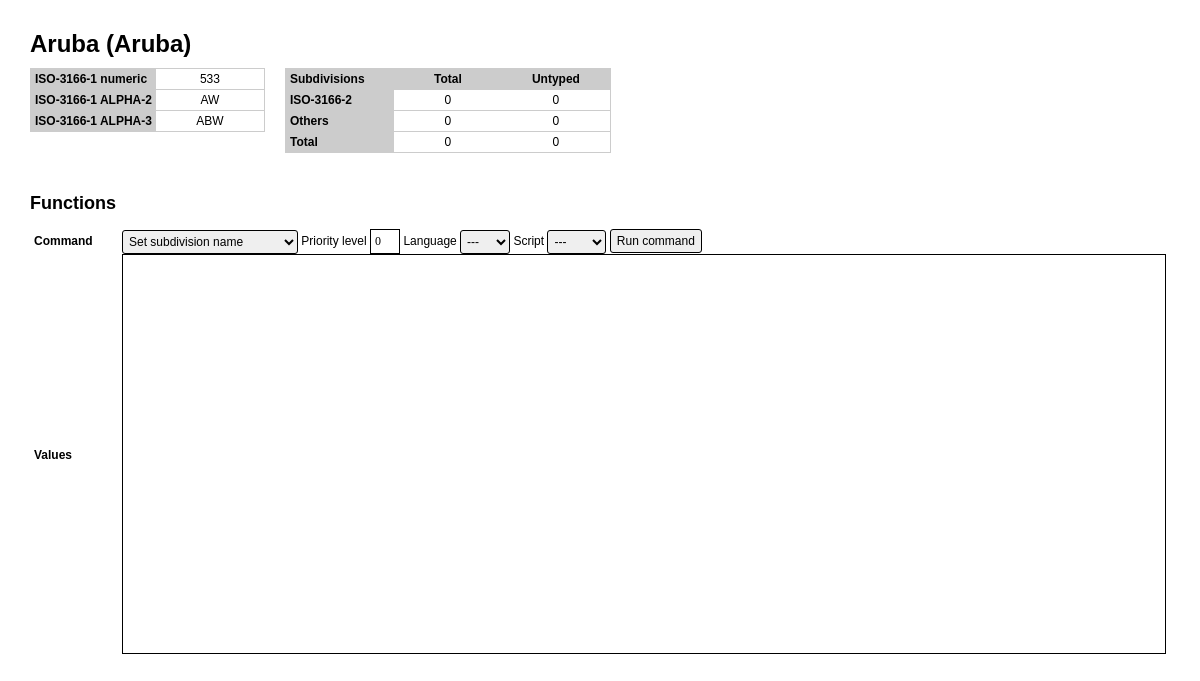
Page /subdivision.php?country=533&extended=1 on the committed database.
### tables this page shows
CREATE TABLE `countries` (
  `country_alpha_2` varchar(2) NOT NULL COMMENT 'ISO-3166-1 ALPHA-2 county code',
  `country_alpha_3` varchar(3) NOT NULL COMMENT 'ISO-3166-1 ALPHA-3 country code',
  `country_numeric` int(11) NOT NULL COMMENT 'ISO-3166-1 numerical country code',
  `territory_numeric` varchar(3) NOT NULL COMMENT 'UN M.49 numeric territory code',
  `fips` varchar(2) DEFAULT NULL COMMENT 'FIPS 10-4 country code',
  `name_local` tinytext NOT NULL COMMENT 'Country name in the mostly spoken local language',
  `name_english` tinytext NOT NULL COMMENT 'English country name',
  `capital` tinytext COMMENT 'Capital',
  `area` int(11) NOT NULL COMMENT 'Area in square kilometers',
  `population` int(11) NOT NULL COMMENT 'Population',
  `continent` varchar(2) NOT NULL COMMENT 'Continent',
  `tld` varchar(3) DEFAULT NULL COMMENT 'Top Level Domain',
  `currency_numeric` int(11) DEFAULT NULL COMMENT 'ISO 4217 numeric currency code',
  `currency_alpha_3` varchar(3) DEFAULT NULL COMMENT 'ISO 4217 alphabetical currency code',
  `phone` tinytext COMMENT 'Country calling code',
  `postal_code_format` tinytext COMMENT 'Postal code format',
  `postal_code_regex` tinytext COMMENT 'Postal code format (regular expression)',
  `neighbours` tinytext COMMENT 'Neighbour countries',
  `eu` tinyint(1) NOT NULL DEFAULT '0' COMMENT 'Member country of the European Union (EU)',
  `uno` tinyint(1) NOT NULL DEFAULT '0' COMMENT 'Member country of the United Nations Organization (UNO)',
  `historical` tinyint(1) NOT NULL DEFAULT '0' COMMENT 'Historical country (doesn''t exist anymore)',
  `svg` longtext COMMENT 'SVG country vector',
  `address_full` text COMMENT 'Complete address format',
  `address_short` text COMMENT 'Short address format (one line)',
  `person_natural` text COMMENT 'Natural person name',
  `person_sortable` text COMMENT 'Sortable person name',
  `person_standard` text COMMENT 'Standard person name',
  `address_align` tinyint(4) NOT NULL DEFAULT '0' COMMENT 'Address alignment',
  `pobox_label` tinytext COMMENT 'Postal box label',
  PRIMARY KEY (`country_numeric`)
);

### subdivision.php (the view, shortened to what this page needs)
?><!DOCTYPE html>
<html>
	<head>
		<link rel="stylesheet" type="text/css" href="css/common.css" media="all" />
		<link rel="stylesheet" type="text/css" href="css/subdivision.css" media="all" />
	</head>
	<body class="white pad"><?php
		?><p class="error">Could not select database. Exit.</p><?php
$functionValues					= '';
$functionPriority				= 0;
$country						= mysql_query('SELECT * FROM `countries` WHERE `country_numeric` = '.COUNTRY);
$country						= ($country && mysql_num_rows($country)) ? mysql_fetch_assoc($country) : null;
if (!$country):
		?><p class="error">Could not fetch country. Exit.</p><?php
else:
	$noTypeCounts				= array('iso' => 0, 'other' => 0);
	$isoSubdivisions			=
	$nonIsoSubdivisions			= 0;
		?><h1><?php echo $country['name_english']; ?> (<?php echo $country['name_local']; ?>)</h1>
			<table class="layout">
				<tr>
					<td>
						<table class="subdivision-header-table">
							<tr>
								<th>ISO-3166-1 numeric</th>
								<td><?php echo $country['country_numeric']; ?></td>
							</tr>
							<tr>
								<th>ISO-3166-1 ALPHA-2</th>
								<td><?php echo $country['country_alpha_2']; ?></td>
							</tr>
							<tr>
								<th>ISO-3166-1 ALPHA-3</th>
								<td><?php echo $country['country_alpha_3']; ?></td>
							</tr>
						</table>
					</td>
					<td>
						<table class="subdivision-header-table">
							<tr>
								<th>Subdivisions</td>
								<th>Total</td>
								<th>Untyped</td>
							</tr>
							<tr>
								<th>ISO-3166-2</th>
								<td><?php echo $isoSubdivisions; ?></td>
								<td><?php echo $noTypeCounts['iso']; ?></td>
							</tr>
							<tr>
								<th>Others</th>
								<td><?php echo $nonIsoSubdivisions; ?></td>
								<td><?php echo $noTypeCounts['other']; ?></td>
							</tr>
							<tr>
								<th>Total</th>
								<td><?php echo $isoSubdivisions + $nonIsoSubdivisions; ?></td>
								<td><?php echo array_sum($noTypeCounts); ?></td>
							</tr>
						</table>
		</form><?php
	if (EXTENDED):
		?><form method="post" class="functions">
			<h2>Functions</h2>
			<table class="subdivision-header-table">
				<tr>
					<th>Command</th>
					<td>
						<select name="do[function]">
							<option value="label">Set subdivision name</option>
						</select>
						<label>Priority level <input type="text" name="do[priority]" size="2" value="<?php echo $functionPriority; ?>"/></label>
						<label>Language <select name="do[language]"><option value="">---</option><?php
						?></select></label>
						<label>Script <select name="do[script]"><option value="">---</option><?php
						?></select></label>
						<input type="submit" value="Run command"/>
					</td>
				</tr>
				<tr>
					<th>Values</th>
					<td><textarea id="function" name="function"><?php echo htmlspecialchars($functionValues); ?></textarea></td>
				</tr>
			</table>
		</form><?php
	endif;
endif;
	?></body>
</html>

### css/common.css (style rules this page uses)
html { height: 100%; padding: 0; margin: 0; position: relative; }
body { margin: 0; padding: 0; }
body, p, li, a, td, th, input, select { font-family: Arial, "Arial Unicode MS", Helvetica, sans-serif; font-size: 9pt; }
body.white { background-color: #fff; }
body.pad, div.pad { padding: 30px; }
textarea, input[type=text] { font-family: Consolas; margin: 0; padding: 4px; width: 100%; box-sizing: border-box; border: 1px solid #000; }
textarea { height: 146px; resize: none; }
select { font-family: Consolas; width: 49%; margin: 0 0 0 1%; box-sizing: border-box; border: 1px solid #000; -webkit-appearance: none; cursor: pointer; padding: 3px; vertical-align: middle; }
input[type=button], input[type=submit], button[type=submit] { cursor: pointer; border-radius: 3px; border: 1px solid #000; height: 24px; }
table { border-collapse: collapse; }
h1 { margin: 0 0 10px 0; }
td, th { padding: 0 20px 0 0; text-align: left; border-bottom: 1px solid #ccc; height: 40px; vertical-align: middle; }
td:last-child, th:last-child { padding-right: 0; }
h2 { margin-top: 40px; }

### css/subdivision.css (style rules this page uses)
form.functions select, form.subdivision-type select { -webkit-appearance: menulist; padding: 0; width: auto; font-family: Arial, Helvetica, sans-serif; font-size: 9pt; height: 24px; border-radius: 3px; padding: 2px; margin: 0; vertical-align: middle; }
form.functions input[type=text] { width: 30px; }
table.layout, table.layout > tbody > tr, table.layout > tbody > tr > th, table.layout > tbody > tr > td { border: none; vertical-align: top; }
table.layout table { border: 1px solid #ccc; }
table.subdivision-header-table th, table.subdivision-header-table td { height: 20px; min-width: 100px; padding: 0 4px; white-space: nowrap; }
table.subdivision-header-table th { background-color: #ccc; text-align: center; }
table.subdivision-header-table th:first-child { text-align: left; }
table.subdivision-header-table td { text-align: center; }
form.functions table { width: 100%; table-layout: fixed; }
form.functions table, form.functions table td, form.functions table th { border: none; background-color: transparent; text-align: left; }
form.functions table th { width: 80px; }
textarea#function { height: 400px; }

### rows in the picture
countries: name_english "Aruba", name_local "Aruba", country_numeric "533", country_alpha_2 "AW", country_alpha_3 "ABW"

### other values in the picture
$isoSubdivisions "0"
$noTypeCounts['iso'] "0"
$nonIsoSubdivisions "0"
$noTypeCounts['other'] "0"
$isoSubdivisions + $nonIsoSubdivisions "0"
array_sum($noTypeCounts) "0"
